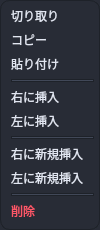
<?xml version="1.0" encoding="UTF-8"?>
<ui version="4.0">
 <class>pattern_menu</class>
 <widget class="QWidget" name="pattern_menu">
  <property name="geometry">
   <rect>
    <x>0</x>
    <y>0</y>
    <width>100</width>
    <height>230</height>
   </rect>
  </property>
  <property name="minimumSize">
   <size>
    <width>100</width>
    <height>230</height>
   </size>
  </property>
  <property name="maximumSize">
   <size>
    <width>100</width>
    <height>230</height>
   </size>
  </property>
  <property name="windowTitle">
   <string>Form</string>
  </property>
  <property name="styleSheet">
   <string notr="true">background-color: rgb(40, 44, 54);
border-color: rgb(30, 34, 41);
border-width: 1px;
border-style: solid;
border-radius: 10px;</string>
  </property>
  <layout class="QVBoxLayout" name="verticalLayout">
   <property name="leftMargin">
    <number>0</number>
   </property>
   <property name="topMargin">
    <number>0</number>
   </property>
   <property name="rightMargin">
    <number>0</number>
   </property>
   <property name="bottomMargin">
    <number>0</number>
   </property>
   <item>
    <widget class="QFrame" name="frame_4">
     <property name="styleSheet">
      <string notr="true"/>
     </property>
     <property name="frameShape">
      <enum>QFrame::StyledPanel</enum>
     </property>
     <property name="frameShadow">
      <enum>QFrame::Raised</enum>
     </property>
     <layout class="QGridLayout" name="gridLayout_2">
      <property name="leftMargin">
       <number>10</number>
      </property>
      <property name="topMargin">
       <number>5</number>
      </property>
      <property name="rightMargin">
       <number>5</number>
      </property>
      <property name="bottomMargin">
       <number>5</number>
      </property>
      <property name="spacing">
       <number>5</number>
      </property>
      <item row="8" column="0">
       <widget class="QPushButton" name="pattern_menu_leftinsertblank_pushButton">
        <property name="styleSheet">
         <string notr="true">QPushButton {
	color: rgb(225, 230, 241);
	font: 13px  &quot;游ゴシック&quot;;
	border:none;
	Text-align:left;
}
QPushButton:hover {
	background-color: rgb(29, 33, 40);
}

QPushButton:pressed {
	background-color: rgb(69, 140, 207);
}</string>
        </property>
        <property name="text">
         <string>左に新規挿入</string>
        </property>
       </widget>
      </item>
      <item row="5" column="0">
       <widget class="QPushButton" name="pattern_menu_leftinsert_pushButton">
        <property name="styleSheet">
         <string notr="true">QPushButton {
	color: rgb(225, 230, 241);
	font: 13px  &quot;游ゴシック&quot;;
	border:none;
	Text-align:left;
}
QPushButton:hover {
	background-color: rgb(29, 33, 40);
}

QPushButton:pressed {
	background-color: rgb(69, 140, 207);
}</string>
        </property>
        <property name="text">
         <string>左に挿入</string>
        </property>
       </widget>
      </item>
      <item row="1" column="0">
       <widget class="QPushButton" name="pattern_menu_copy_pushButton">
        <property name="styleSheet">
         <string notr="true">QPushButton {
	color: rgb(225, 230, 241);
	font: 13px  &quot;游ゴシック&quot;;
	border:none;
	Text-align:left;
}
QPushButton:hover {
	background-color: rgb(29, 33, 40);
}

QPushButton:pressed {
	background-color: rgb(69, 140, 207);
}</string>
        </property>
        <property name="text">
         <string>コピー</string>
        </property>
       </widget>
      </item>
      <item row="7" column="0">
       <widget class="QPushButton" name="pattern_menu_rightinsertblank_pushButton">
        <property name="styleSheet">
         <string notr="true">QPushButton {
	color: rgb(225, 230, 241);
	font: 13px  &quot;游ゴシック&quot;;
	border:none;
	Text-align:left;
}
QPushButton:hover {
	background-color: rgb(29, 33, 40);
}

QPushButton:pressed {
	background-color: rgb(69, 140, 207);
}</string>
        </property>
        <property name="text">
         <string>右に新規挿入</string>
        </property>
       </widget>
      </item>
      <item row="3" column="0">
       <widget class="QFrame" name="frame_8">
        <property name="minimumSize">
         <size>
          <width>0</width>
          <height>3</height>
         </size>
        </property>
        <property name="maximumSize">
         <size>
          <width>16777215</width>
          <height>3</height>
         </size>
        </property>
        <property name="styleSheet">
         <string notr="true">background-color: rgb(65, 72, 88);</string>
        </property>
        <property name="frameShape">
         <enum>QFrame::StyledPanel</enum>
        </property>
        <property name="frameShadow">
         <enum>QFrame::Raised</enum>
        </property>
       </widget>
      </item>
      <item row="9" column="0">
       <widget class="QFrame" name="frame_7">
        <property name="minimumSize">
         <size>
          <width>0</width>
          <height>3</height>
         </size>
        </property>
        <property name="maximumSize">
         <size>
          <width>16777215</width>
          <height>3</height>
         </size>
        </property>
        <property name="styleSheet">
         <string notr="true">background-color: rgb(65, 72, 88);</string>
        </property>
        <property name="frameShape">
         <enum>QFrame::StyledPanel</enum>
        </property>
        <property name="frameShadow">
         <enum>QFrame::Raised</enum>
        </property>
       </widget>
      </item>
      <item row="4" column="0">
       <widget class="QPushButton" name="pattern_menu_rightinsert_pushButton">
        <property name="styleSheet">
         <string notr="true">QPushButton {
	color: rgb(225, 230, 241);
	font: 13px  &quot;游ゴシック&quot;;
	border:none;
	Text-align:left;
}
QPushButton:hover {
	background-color: rgb(29, 33, 40);
}

QPushButton:pressed {
	background-color: rgb(69, 140, 207);
}</string>
        </property>
        <property name="text">
         <string>右に挿入</string>
        </property>
       </widget>
      </item>
      <item row="6" column="0">
       <widget class="QFrame" name="frame_6">
        <property name="minimumSize">
         <size>
          <width>0</width>
          <height>3</height>
         </size>
        </property>
        <property name="maximumSize">
         <size>
          <width>16777215</width>
          <height>3</height>
         </size>
        </property>
        <property name="styleSheet">
         <string notr="true">background-color: rgb(65, 72, 88);</string>
        </property>
        <property name="frameShape">
         <enum>QFrame::StyledPanel</enum>
        </property>
        <property name="frameShadow">
         <enum>QFrame::Raised</enum>
        </property>
       </widget>
      </item>
      <item row="2" column="0">
       <widget class="QPushButton" name="pattern_menu_paste_pushButton">
        <property name="styleSheet">
         <string notr="true">QPushButton {
	color: rgb(225, 230, 241);
	font: 13px  &quot;游ゴシック&quot;;
	border:none;
	Text-align:left;
}
QPushButton:hover {
	background-color: rgb(29, 33, 40);
}

QPushButton:pressed {
	background-color: rgb(69, 140, 207);
}</string>
        </property>
        <property name="text">
         <string>貼り付け</string>
        </property>
       </widget>
      </item>
      <item row="10" column="0">
       <widget class="QPushButton" name="pattern_menu_delete_pushButton">
        <property name="styleSheet">
         <string notr="true">QPushButton {
	color: rgb(225, 230, 241);
	font: 13px  &quot;游ゴシック&quot;;
	border:none;
	Text-align:left;

	color: rgb(255, 88, 105);

}
QPushButton:hover {
	background-color: rgb(29, 33, 40);
}

QPushButton:pressed {
	background-color: rgb(69, 140, 207);
}</string>
        </property>
        <property name="text">
         <string>削除</string>
        </property>
       </widget>
      </item>
      <item row="0" column="0">
       <widget class="QPushButton" name="pattern_menu_cut_pushButton">
        <property name="styleSheet">
         <string notr="true">QPushButton {
	color: rgb(225, 230, 241);
	font: 13px  &quot;游ゴシック&quot;;
	border:none;
	Text-align:left;
}
QPushButton:hover {
	background-color: rgb(29, 33, 40);
}

QPushButton:pressed {
	background-color: rgb(69, 140, 207);
}</string>
        </property>
        <property name="text">
         <string>切り取り</string>
        </property>
       </widget>
      </item>
     </layout>
    </widget>
   </item>
  </layout>
 </widget>
 <resources/>
 <connections/>
</ui>
